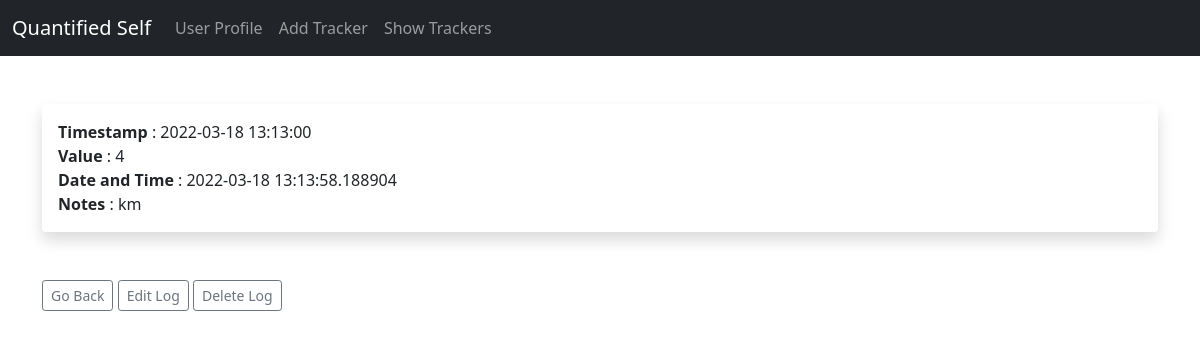
The app's page /trackers/log/1 (signed in) with its own data.
### app.py (models this page shows)
class Log(db.Model):
    id = db.Column(db.Integer, primary_key=True)
    timestamp = db.Column(db.DateTime(150))
    value = db.Column(db.Integer)
    notes = db.Column(db.String(150))
    added_date_time = db.Column(db.DateTime, default=datetime.utcnow)
    tracker_id = db.Column(db.Integer, db.ForeignKey('tracker.id'))

### app.py (the view)
@app.route('/trackers/log/<int:id>')
@login_required
def log(id): #this id belongs to log
    log = Log.query.get_or_404(id)
    return render_template('log.html', log=log, user=current_user)

### app.py (called while the page is built)
@login_manager.user_loader
def load_user(user_id):
    return Users.query.get(int(user_id))

### templates/log.html (shortened to what this page needs)
{% extends 'base.html' %}
{% block content %}
<br/>
<div class="shadow p-3 mb-5 bg-body rounded">
  <b>Timestamp</b> : {{log.timestamp}}<br/>
  <b>Value</b> : {{log.value}}<br/>
  <b>Date and Time</b> : {{log.added_date_time}}<br/>
  <b>Notes</b> : {{log.notes}}<br/>
</div>
<a href="{{url_for('trackers')}}" class="btn btn-outline-secondary btn-sm">Go Back</a>
<a href="{{url_for('edit_log', id=log.id)}}" class="btn btn-outline-secondary btn-sm">Edit Log</a>
<a href="{{url_for('delete_log', id=log.id)}}" class="btn btn-outline-secondary btn-sm">Delete Log</a>
<br/>
{% endblock %}

### records on screen
Log: timestamp "2022-03-18 13:13:00", value "4", added_date_time "2022-03-18 13:13:58.188904", notes "km"
